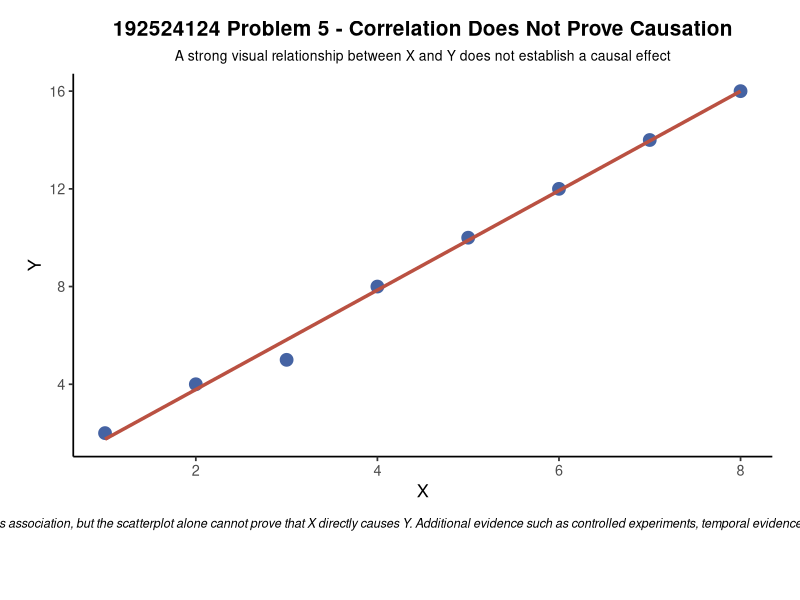

Here is the R script that generated this plot:
# Problem 5 - Correlation Does Not Prove Causation

library(ggplot2)

data <- data.frame(
  X = c(1, 2, 3, 4, 5, 6, 7, 8),
  Y = c(2, 4, 5, 8, 10, 12, 14, 16)
)

ggplot(
  data,
  aes(
    x = X,
    y = Y
  )
) +
  geom_point(
    size = 4,
    color = "#4563A3"
  ) +
  geom_smooth(
    method = "lm",
    se = FALSE,
    color = "#BA5142",
    linewidth = 1.2
  ) +
  labs(
    title = "192524124 Problem 5 - Correlation Does Not Prove Causation",
    subtitle = "A strong visual relationship between X and Y does not establish a causal effect",
    x = "X",
    y = "Y",
    caption = paste(
      "Interpretation: The strong positive pattern indicates association,",
      "but the scatterplot alone cannot prove that X directly causes Y.",
      "Additional evidence such as controlled experiments, temporal evidence,",
      "and control of confounding variables is required."
    )
  ) +
  theme_classic(base_size = 13) +
  theme(
    plot.title = element_text(
      hjust = 0.5,
      face = "bold",
      size = 15
    ),
    plot.subtitle = element_text(
      hjust = 0.5,
      size = 10
    ),
    plot.caption = element_text(
      hjust = 0.5,
      face = "italic",
      size = 9,
      lineheight = 1.15,
      margin = margin(t = 12, b = 5)
    ),
    plot.caption.position = "plot",
    plot.margin = margin(
      t = 15,
      r = 20,
      b = 45,
      l = 20
    )
  )
